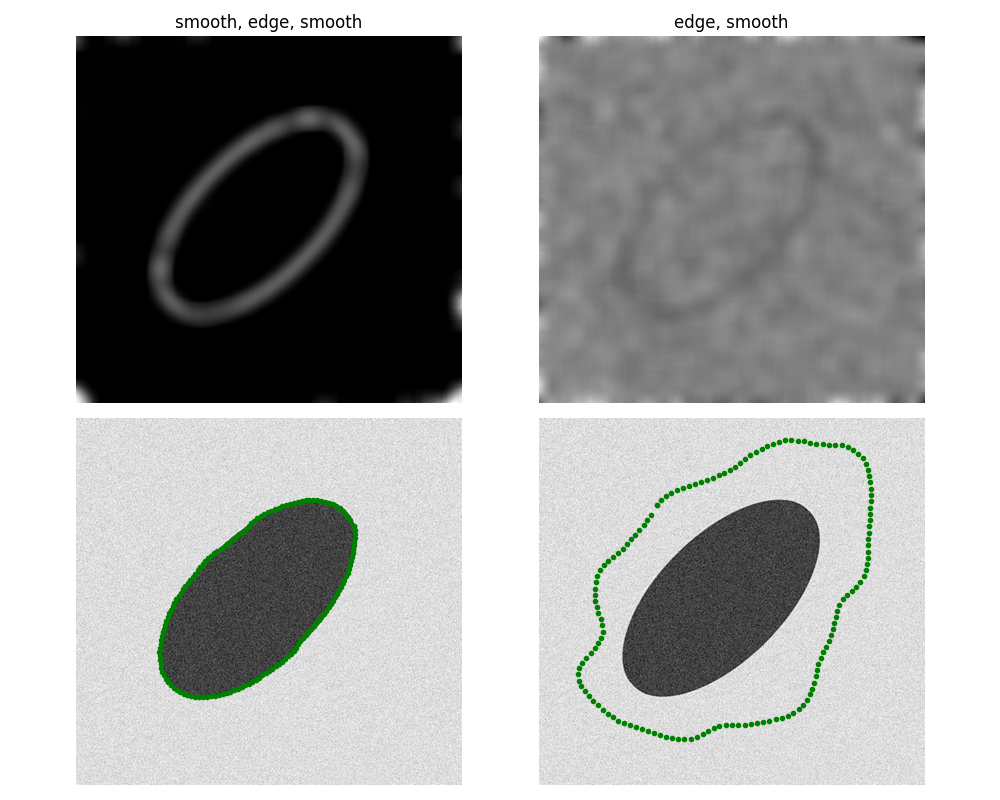

Write Python code to recreate this figure.
import os
import sys
import numpy as np
import matplotlib.pyplot as plt
from skimage.io import imread
from scipy.io import loadmat
from libDIP.snakeMap4e import snakeMap4e
from libDIP.snakeForce4e import snakeForce4e
from libDIP.snakeIterate4e import snakeIterate4e
from libDIP.snakeReparam4e import snakeReparam4e
from libDIPUM.snake_display import snake_display
from libDIPUM.data_path import dip_data

# Parameters
Alpha = 0.5
Beta = 2.0
Gamma = 5.0
NPoints = 150
T = 0.001
Sig = 15
NSig = 3
Order = 'both'
NIter = 300

# Data
img_path = dip_data('noisy-elliptical-object.tif')
g = imread(img_path)

# to work with the same initial snake
mat = loadmat('Figure112.mat')
xi = mat['xi'].squeeze()
yi = mat['yi'].squeeze()


def process(g, T, Sig, NSig, NIter, mode, Alpha, Beta, Gamma, xi, yi):
    emap = snakeMap4e(g, T, Sig, NSig, mode)

    # Snake force using plain gradient.
    FTx, FTy = snakeForce4e(emap, 'gradient')

    # Normalize the forces.
    mag = np.sqrt(FTx ** 2 + FTy ** 2)
    FTx = FTx / (mag + 1e-10)
    FTy = FTy / (mag + 1e-10)

    x = xi.copy()
    y = yi.copy()

    # Iterate NIter times
    for _ in range(NIter):
        x, y = snakeIterate4e(Alpha, Beta, Gamma, x, y, 1, FTx, FTy)
        x, y = snakeReparam4e(x, y)

    return emap, x, y


# (1) smooth, edge, smooth
emap1, x1, y1 = process(g, T, Sig, NSig, NIter, 'both', Alpha, Beta, Gamma, xi, yi)

# (2) edge, smooth
emap2, x2, y2 = process(g, T, Sig, NSig, NIter, 'after', Alpha, Beta, Gamma, xi, yi)

# (3) smooth, edge
emap3, x3, y3 = process(g, T, Sig, NSig, NIter, 'before', Alpha, Beta, Gamma, xi, yi)

# (4) edge
emap4, x4, y4 = process(g, T, Sig, NSig, NIter, 'none', Alpha, Beta, Gamma, xi, yi)

# Show results
fig1, axes1 = plt.subplots(2, 2, figsize=(10, 8))
axes1[0, 0].imshow(emap1, cmap='gray')
axes1[0, 0].set_title('smooth, edge, smooth')
axes1[0, 0].axis('off')

axes1[1, 0].imshow(g, cmap='gray')
axes1[1, 0].axis('off')
plt.sca(axes1[1, 0])
snake_display(x1, y1, 'g.')

axes1[0, 1].imshow(emap2, cmap='gray')
axes1[0, 1].set_title('edge, smooth')
axes1[0, 1].axis('off')

axes1[1, 1].imshow(g, cmap='gray')
axes1[1, 1].axis('off')
plt.sca(axes1[1, 1])
snake_display(x2, y2, 'g.')

plt.tight_layout()
plt.savefig('Figure113.png')

fig2, axes2 = plt.subplots(2, 2, figsize=(10, 8))
axes2[0, 0].imshow(emap3, cmap='gray')
axes2[0, 0].set_title('smooth, edge')
axes2[0, 0].axis('off')

axes2[1, 0].imshow(g, cmap='gray')
axes2[1, 0].axis('off')
plt.sca(axes2[1, 0])
snake_display(x3, y3, 'g.')

axes2[0, 1].imshow(emap4, cmap='gray')
axes2[0, 1].set_title('edge')
axes2[0, 1].axis('off')

axes2[1, 1].imshow(g, cmap='gray')
axes2[1, 1].axis('off')
plt.sca(axes2[1, 1])
snake_display(x4, y4, 'g.')

plt.tight_layout()
plt.savefig('Figure113Bis.png')
plt.show()
